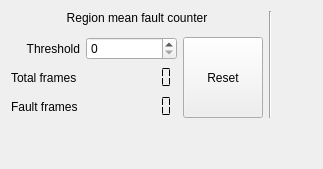
      <widget class="QWidget" name="diagnosticsTab">
       <attribute name="title">
        <string>Diagnostics</string>
       </attribute>
       <layout class="QGridLayout" name="gridLayout_7">
        <item row="3" column="0">
         <widget class="QLabel" name="faultCounter">
          <property name="text">
           <string>Total frames </string>
          </property>
         </widget>
        </item>
        <item row="0" column="0" colspan="3">
         <widget class="QLabel" name="label_20">
          <property name="text">
           <string>Region mean fault counter</string>
          </property>
          <property name="alignment">
           <set>Qt::AlignCenter</set>
          </property>
         </widget>
        </item>
        <item row="4" column="0">
         <widget class="QLabel" name="label_16">
          <property name="text">
           <string>Fault frames</string>
          </property>
         </widget>
        </item>
        <item row="2" column="0">
         <widget class="QLabel" name="label_6">
          <property name="text">
           <string>Threshold</string>
          </property>
          <property name="alignment">
           <set>Qt::AlignRight|Qt::AlignTrailing|Qt::AlignVCenter</set>
          </property>
         </widget>
        </item>
        <item row="3" column="4">
         <spacer name="horizontalSpacer_2">
          <property name="orientation">
           <enum>Qt::Horizontal</enum>
          </property>
          <property name="sizeHint" stdset="0">
           <size>
            <width>40</width>
            <height>20</height>
           </size>
          </property>
         </spacer>
        </item>
        <item row="2" column="1">
         <widget class="QSpinBox" name="faultThreshold">
          <property name="sizePolicy">
           <sizepolicy hsizetype="Minimum" vsizetype="Fixed">
            <horstretch>0</horstretch>
            <verstretch>0</verstretch>
           </sizepolicy>
          </property>
          <property name="maximum">
           <number>255</number>
          </property>
         </widget>
        </item>
        <item row="5" column="0">
         <spacer name="verticalSpacer_5">
          <property name="orientation">
           <enum>Qt::Vertical</enum>
          </property>
          <property name="sizeHint" stdset="0">
           <size>
            <width>20</width>
            <height>40</height>
           </size>
          </property>
         </spacer>
        </item>
        <item row="0" column="3" rowspan="5">
         <widget class="Line" name="line_6">
          <property name="orientation">
           <enum>Qt::Vertical</enum>
          </property>
         </widget>
        </item>
        <item row="3" column="1">
         <widget class="QLCDNumber" name="frameCountTotal">
          <property name="sizePolicy">
           <sizepolicy hsizetype="Preferred" vsizetype="Minimum">
            <horstretch>0</horstretch>
            <verstretch>0</verstretch>
           </sizepolicy>
          </property>
          <property name="frameShape">
           <enum>QFrame::NoFrame</enum>
          </property>
          <property name="lineWidth">
           <number>1</number>
          </property>
          <property name="digitCount">
           <number>8</number>
          </property>
          <property name="segmentStyle">
           <enum>QLCDNumber::Flat</enum>
          </property>
          <property name="intValue" stdset="0">
           <number>0</number>
          </property>
         </widget>
        </item>
        <item row="4" column="1">
         <widget class="QLCDNumber" name="frameCountFault">
          <property name="sizePolicy">
           <sizepolicy hsizetype="Preferred" vsizetype="Minimum">
            <horstretch>0</horstretch>
            <verstretch>0</verstretch>
           </sizepolicy>
          </property>
          <property name="frameShape">
           <enum>QFrame::NoFrame</enum>
          </property>
          <property name="frameShadow">
           <enum>QFrame::Raised</enum>
          </property>
          <property name="digitCount">
           <number>8</number>
          </property>
          <property name="segmentStyle">
           <enum>QLCDNumber::Flat</enum>
          </property>
          <property name="intValue" stdset="0">
           <number>0</number>
          </property>
         </widget>
        </item>
        <item row="2" column="2" rowspan="3">
         <widget class="QPushButton" name="faultResetButton">
          <property name="sizePolicy">
           <sizepolicy hsizetype="Minimum" vsizetype="Preferred">
            <horstretch>0</horstretch>
            <verstretch>0</verstretch>
           </sizepolicy>
          </property>
          <property name="text">
           <string>Reset</string>
          </property>
         </widget>
        </item>
       </layout>
      </widget>
